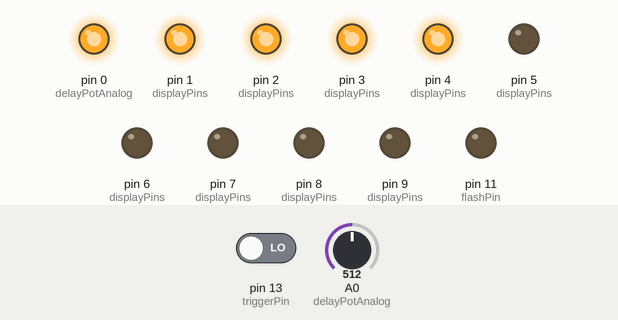
Recording of a sketch running on a simulated Arduino Uno, built with avr-gcc and run on an emulated ATmega328P. Parts: output pins drawn as LEDs (lit = HIGH). Inputs (shaded band) come from the test bench; at power-on: A0 (delayPotAnalog) = 512, pin 13 (triggerPin) LOW.

Above: at 1.2 s.
1.3 s: A0 (delayPotAnalog) set to 603
2.8 s: A0 (delayPotAnalog) set to 623
At 4.0 s:
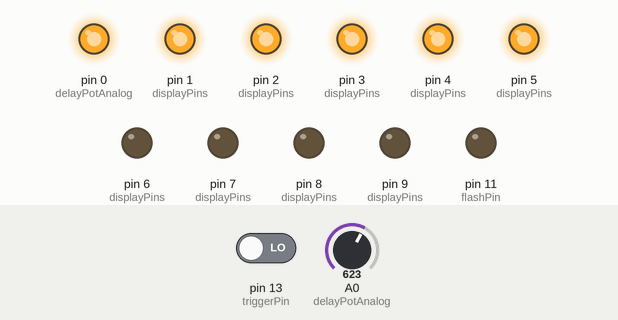
4.3 s: A0 (delayPotAnalog) set to 716
At 5.2 s:
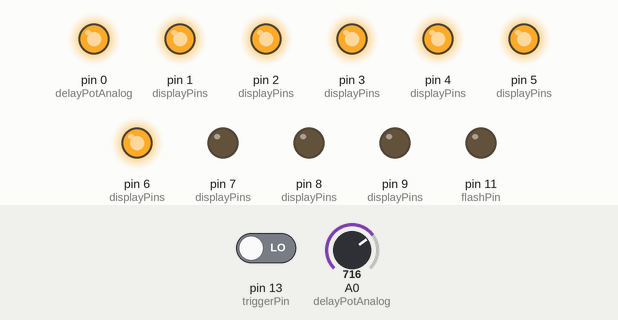
5.8 s: A0 (delayPotAnalog) set to 800
7.3 s: A0 (delayPotAnalog) set to 827
At 8.5 s:
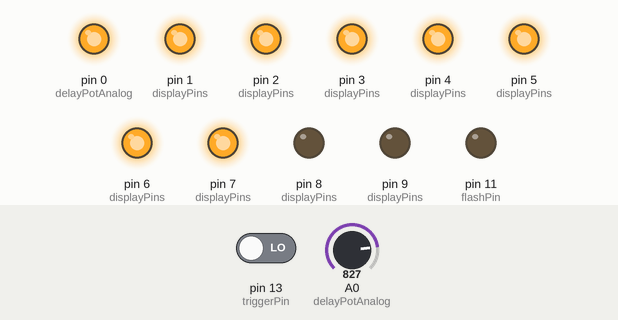
8.8 s: A0 (delayPotAnalog) set to 511
At 9.9 s:
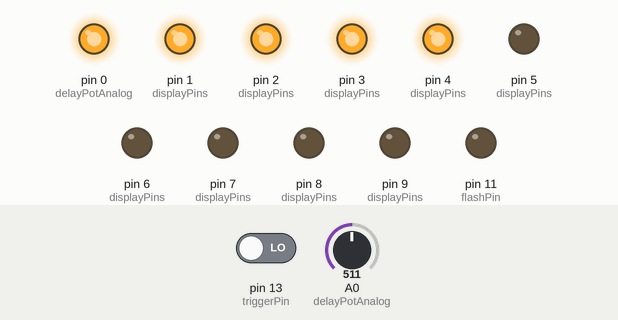
Timing chart, 0 to 11.3 s (numbered marks = the images above; inputs shaded):
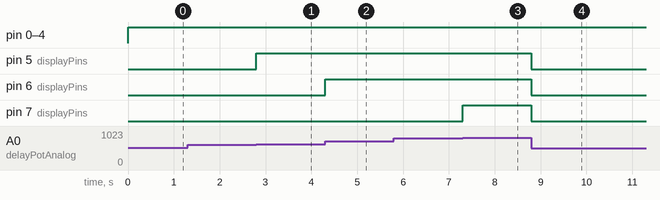

The sketch:

cameratimer0_cpp.ino
```cpp
int displayPins[] =
{
  0, 1, 2, 3, 4, 5, 6, 7, 8, 9
};

int delayPotAnalog = 0;
int triggerPin = 13;
int flashPin = 11;

long initialDelay = 95000;     // 95ms.
long singleUnitDelay = 2500;   // 2.5ms

void setup() {
  // Setup display pin modes.
  for(int i = 0; i < 10; ++i)
  {
    int pin = displayPins[i];
    pinMode(pin, OUTPUT);
  }

  pinMode(flashPin, OUTPUT);
}

void displayValue(int value)
{
  for(int i = 0; i < 10; ++i)
  {
    int pin = displayPins[i];
    digitalWrite(pin, (value > i) ? HIGH : LOW);
  }
}

void accurateDelay(long microseconds)
{
  if(microseconds > 16383)
  {
    delay(microseconds / 1000);
  }
  else
  {
    delayMicroseconds(microseconds);
  }
}

void triggerShutter()
{
  displayValue(0);
  for(int i = 0; i < 5; ++i)
  {
    int pin = displayPins[i];
    digitalWrite(pin, HIGH);
  }
}

void triggerFlash()
{
  /*
  for(int i = 5; i < 10; ++i)
  {
    int pin = displayPins[i];
    digitalWrite(pin, HIGH);
  }
  */
  digitalWrite(flashPin, HIGH);
  digitalWrite(flashPin, LOW);
}

static long lastDelayMultiple = -1;
void loop()
{
  // Grab delay pot.
  int analogValue = analogRead(delayPotAnalog);
  long delayMultiple = analogValue / (1024 / 10);
  if(delayMultiple > 10)
  {
    delayMultiple = 10;
  }

  if(delayMultiple != lastDelayMultiple)
  {
    // write value to display.
    displayValue(delayMultiple);
    lastDelayMultiple = delayMultiple;
  }

  if(digitalRead(triggerPin) == HIGH)
  {
    long triggerDelay = delayMultiple == 0 ? 5000 : singleUnitDelay * delayMultiple;
    accurateDelay(initialDelay + triggerDelay);
    triggerFlash();
    while(digitalRead(triggerPin) == HIGH);
  }
}
```

Measured:
- the behaviour switches between 611 and 612 on A0 (delayPotAnalog) (found by bisection; images 0 and 1)
- the behaviour switches between 815 and 816 on A0 (delayPotAnalog) (found by bisection; images 2 and 3)
- after the input at 1.3 s, every drawn part: stays the same
- after the input at 2.8 s, pin 5 (displayPins): LOW → HIGH at once
- after the input at 4.3 s, pin 6 (displayPins): LOW → HIGH at once
- after the input at 5.8 s, every drawn part: stays the same
- after the input at 7.3 s, pin 7 (displayPins): LOW → HIGH at once
- after the input at 8.8 s, pin 5 (displayPins), pin 6 (displayPins), pin 7 (displayPins): HIGH → LOW at once
